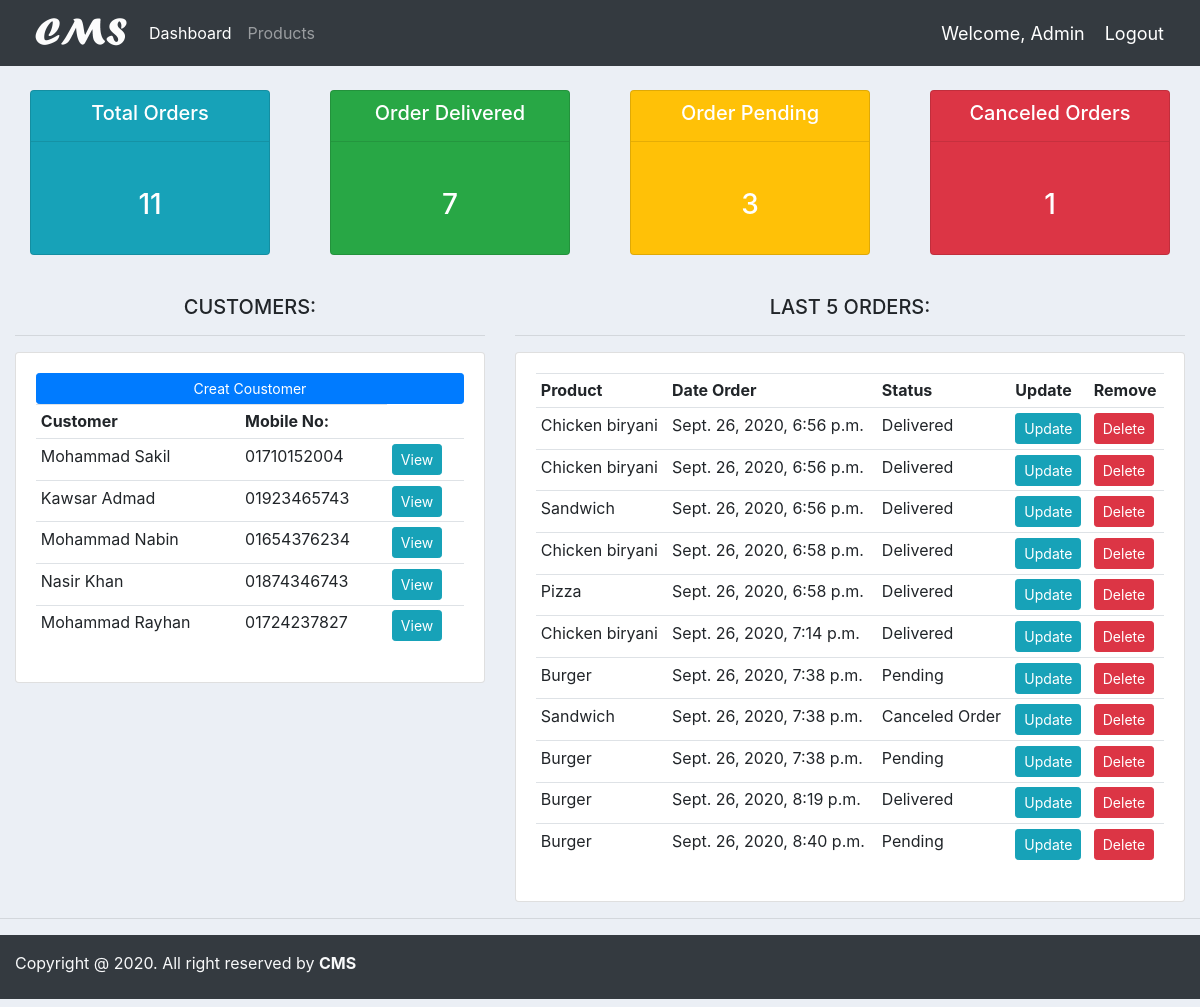
The app's page / (signed in) with its own data.
### accounts/models.py (models this page shows, shortened)
class Customer(models.Model):
    name = models.CharField(max_length=200, null=True)
    phone = models.CharField(max_length=200, null=True)
    email = models.CharField(max_length=200, null=True)
    date_created = models.DateTimeField(auto_now_add=True, null=True)

class Order(models.Model):
    STATUS = (
        ('Pending','Pending'),
        ('Canceled Order','Canceled Order'),
        ('Delivered','Delivered')
        )
    customer = models.ForeignKey(Customer, null=True, on_delete=models.SET_NULL)
    Product = models.ForeignKey(Product, null=True, on_delete=models.SET_NULL)
    date_created = models.DateTimeField(auto_now_add=True, null=True)
    statur = models.CharField(max_length=200, null=True, choices=STATUS)
    note = models.CharField(max_length=200, null=True)

class Product(models.Model):
    CATAGORY = (
        ('Indoor','Indoor'),
        ('Out Door','Out Door'),
    )
    name = models.CharField(max_length=200, null=True)
    price = models.FloatField(null=True)
    catagory = models.CharField(max_length=200, null=True, choices=CATAGORY)
    descriprion = models.CharField(max_length=500 ,null=True, blank=True)
    data_created = models.DateTimeField(auto_now_add=True)
    tags = models.ManyToManyField(Tag)
    def __str__(self):
        return self.name

### accounts/views.py (the view)
# urls.py: 2. Add a URL to urlpatterns:  path('', views.home, name='home')
@login_required(login_url='login')
def home(request):
    orders = Order.objects.all()
    customers = Customer.objects.all()
    total_customers = customers.count()
    total_orders = orders.count()
    order_delivered = orders.filter(statur='Delivered').count()
    order_pending = orders.filter(statur='Pending').count()
    order_cancels = orders.filter(statur='Canceled Order').count()
    context = {
        'orders':orders,
        'customers':customers,
        'total_orders':total_orders,
        'order_delivered':order_delivered,
        'order_pending':order_pending,
        'order_cancels':order_cancels
    }
    return render(request, 'accounts/dashbord.html',context)

### accounts/templates/accounts/dashbord.html
{% extends 'accounts/main.html' %}
{% block content %}
<div class="container-fluid">
{% include 'accounts/status.html' %}
<br>
<div class="row">
    <div class="col-md-5">
        <h5 class="text-center">CUSTOMERS:</h5>
        <hr>
        <div class="card card-body">
            <a class="btn btn-primary btn-sm btn-block" href="">Creat Coustomer</a>
            <table class="table table-sm">
                <tr>
                    <th>Customer</th>
                    <th>Mobile No:</th>
                </tr>
                {% for customer in customers %}
                <tr>
                    <td>{{ customer.name }}</td>
                    <td>{{ customer.phone }}</td>
                    <td><a class="btn btn-sm btn-info" href="{% url 'customer' customer.pk %}">View</a></td>
                </tr>
                {% endfor %}
            </table>
        </div>
    </div>
    <div class="col-md-7">
        <h5 class="text-center">LAST 5 ORDERS:</h5>
        <hr>
        <div class="card card-body">
            <table class="table table-sm">
                <tr>
                    <th>Product</th>
                    <th>Date Order</th>
                    <th>Status</th>
                    <th>Update</th>
                    <th>Remove</th>
                </tr>
                {% for order in orders %}
                <tr>
                    <td>{{ order.Product }}</td>
                    <td>{{ order.date_created }}</td>
                    <td>{{ order.statur }}</td>
                    <td><a class="btn btn-sm btn-info" href="{% url 'update_order' order.pk %}">Update</a></td>
                    <td><a class="btn btn-sm btn-danger" href="{% url 'delete_order' order.pk %}">Delete</a></td>
                </tr>
                {% endfor %}
            </table>
        </div>
    </div>
</div>
</div>
{% endblock %}

### accounts/templates/accounts/main.html (shortened to what this page needs)
{% load static %}
<!DOCTYPE html>
<html lang="en">
<head>
    <link rel="stylesheet" href="https://stackpath.bootstrapcdn.com/bootstrap/4.5.2/css/bootstrap.min.css">
    <link rel="stylesheet" href="{% static '/css/main.css' %}">
</head>
<body>
    {% include 'accounts/navbar.html' %}
    {% block content %}
    {% endblock %}
    <hr>
<div class="pt-3 pb-2 mb-2 bg-dark text-white">
    <div class="container-fluid">
        <p class="text-light">Copyright @ 2020. All right reserved by <a class="text-light" href="https://github.com/Rayhun"><b>CMS</b></a></p>
    </div>
</div>
</body>
</html>

### accounts/templates/accounts/navbar.html (shortened to what this page needs)
{% load static %}
<nav class="navbar navbar-expand-lg navbar-dark bg-dark">
    <img id="logo" src="{% static '/images/logo.png' %}" alt="" title="Customer Management System">
    <div class="collapse navbar-collapse" id="navbarSupportedContent">
      <ul class="navbar-nav mr-auto">
        <li class="nav-item active">
          <a class="nav-link" href="{% url 'home' %}">Dashboard</a>
        </li>
        <li class="nav-item">
          <a class="nav-link" href="{% url 'products' %}">Products</a>
        </li>
      </ul>
    </div>
    <span class="hello">Welcome, {{ request.user|title }} </span>
    <span><a class="hello" href="{% url 'logout' %}">Logout</a></span>
  </nav>

### accounts/templates/accounts/status.html
<br>
<div class="row">
    <div class="col">
        <div class="col-md">
            <div class="card text-center text-whith mb-3 bg-info" id="total-orders">
                <div class="care-header">
                    <h5 class="card-title">Total Orders</h5>
                    <hr>
                </div>
                <div class="card-body">
                    <h3 class="card-title">{{ total_orders }}</h3>
                </div>
            </div>
        </div>
    </div>
    <div class="col">
        <div class="col-md">
            <div class="card text-center text-whith mb-3 bg-success" id="order-delevered">
                <div class="care-header">
                    <h5 class="card-title">Order Delivered</h5>
                    <hr>
                </div>
                <div class="card-body">
                    <h3 class="card-title">{{ order_delivered }}</h3>
                </div>
            </div>
        </div>
    </div>
    <div class="col">
        <div class="col-md">
            <div class="card text-center text-whith mb-3 bg-warning" id="order-rending">
                <div class="care-header">
                    <h5 class="card-title">Order Pending </h5>
                    <hr>
                </div>
                <div class="card-body">
                    <h3 class="card-title">{{ order_pending }}</h3>
                </div>
            </div>
        </div>
    </div>
    <div class="col">
        <div class="col-md">
            <div class="card text-center text-whith mb-3 bg-danger" id="order-rending">
                <div class="care-header">
                    <h5 class="card-title">Canceled Orders </h5>
                    <hr>
                </div>
                <div class="card-body">
                    <h3 class="card-title">{{ order_cancels }}</h3>
                </div>
            </div>
        </div>
    </div>
</div>

### static/css/main.css (style rules this page uses)
.card-title { color: #ffff; padding-top: 10px; }
#logo { height: 50PX; }
body { background-color: #ebeff5; }
#total-orders { background-color: #4cb4c7; }
#order-delevered { background-color: #7abecc; }
#order-rending { background-color: #7CD1C0; }

### accounts/templates/accounts/navbar.html (style rules this page uses)
.hello { color: #fff; font-size: 18px; margin-right: 20px; }

### records on screen
Customer: name "Mohammad Sakil", phone "01710152004"
Customer: name "Kawsar Admad", phone "01923465743"
Customer: name "Mohammad Nabin", phone "01654376234"
Customer: name "Nasir Khan", phone "01874346743"
Customer: name "Mohammad Rayhan", phone "01724237827"
Order: Product "Chicken biryani", date_created "Sept. 26, 2020, 6:56 p.m.", statur "Delivered"
Order: Product "Chicken biryani", date_created "Sept. 26, 2020, 6:56 p.m.", statur "Delivered"
Order: Product "Sandwich", date_created "Sept. 26, 2020, 6:56 p.m.", statur "Delivered"
Order: Product "Chicken biryani", date_created "Sept. 26, 2020, 6:58 p.m.", statur "Delivered"
Order: Product "Pizza", date_created "Sept. 26, 2020, 6:58 p.m.", statur "Delivered"
Order: Product "Chicken biryani", date_created "Sept. 26, 2020, 7:14 p.m.", statur "Delivered"
Order: Product "Burger", date_created "Sept. 26, 2020, 7:38 p.m.", statur "Pending"
Order: Product "Sandwich", date_created "Sept. 26, 2020, 7:38 p.m.", statur "Canceled Order"
Order: Product "Burger", date_created "Sept. 26, 2020, 7:38 p.m.", statur "Pending"
Order: Product "Burger", date_created "Sept. 26, 2020, 8:19 p.m.", statur "Delivered"
Order: Product "Burger", date_created "Sept. 26, 2020, 8:40 p.m.", statur "Pending"

### other values on screen
{{ request.user|title }} "Admin"
{{ total_orders }} "11"
{{ order_delivered }} "7"
{{ order_pending }} "3"
{{ order_cancels }} "1"
